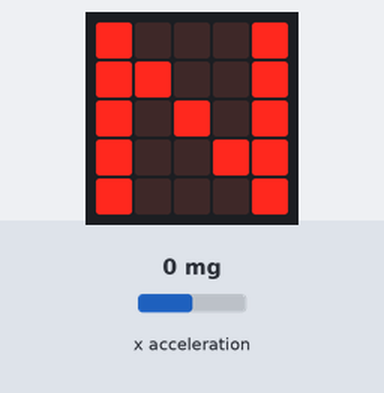
Simulated run of this program. Board: BBC micro:bit (MakeCode). Parts: the board's 5×5 LED display. Inputs (shaded band) come from the test bench; at power-on: x acceleration 0 mg.

Above: at 1.2 s.
1.3 s: x acceleration set to -44 mg
2.8 s: x acceleration set to -54 mg
At 3.4 s:
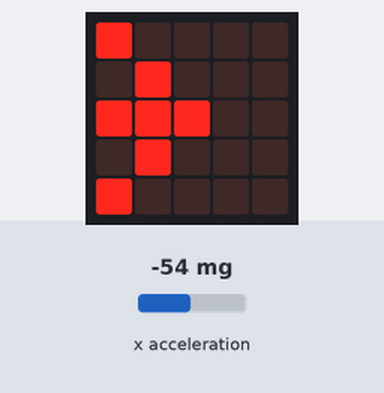
4.4 s: x acceleration set to -750 mg
At 5.8 s:
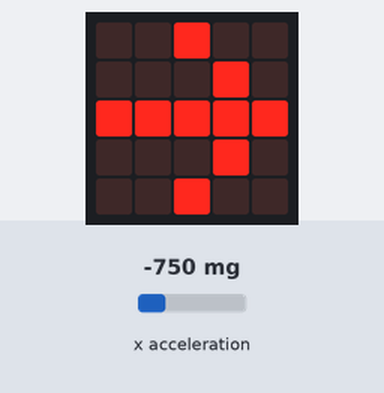
6.1 s: x acceleration set to 750 mg
At 6.6 s:
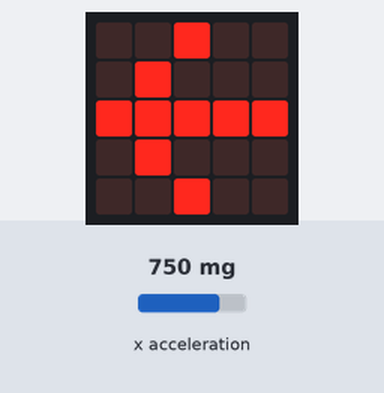
7.8 s: x acceleration set to 417 mg
9.3 s: x acceleration set to 368 mg
At 11.0 s:
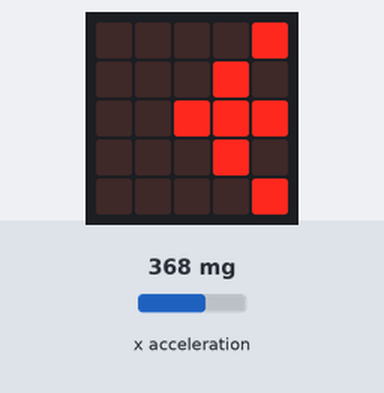
Timing chart, 0 to 12.1 s (numbered marks = the images above; inputs shaded):
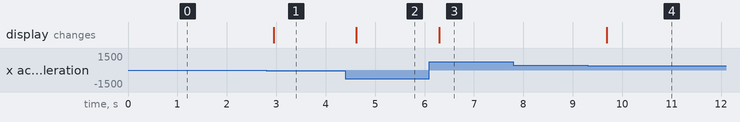

Measured:
- the behaviour switches between -50 and -51 mg on x acceleration (found by bisection; images 0 and 1)
- the behaviour switches between 401 and 400 mg on x acceleration (found by bisection; images 3 and 4)
- after the input at 1.3 s, every drawn part: stays the same
- after the input at 2.8 s, the display: changes after 0.15 s (image 1)
- after the input at 4.4 s, the display: changes after 0.22 s (image 2)
- after the input at 6.1 s, the display: changes after 0.20 s (image 3)
- after the input at 7.8 s, every drawn part: stays the same
- after the input at 9.3 s, the display: changes after 0.38 s (image 4)

The program:

main.ts
```typescript
basic.forever(function () {
    if (input.acceleration(Dimension.X) >= -50 && input.acceleration(Dimension.X) <= 50) {
        basic.showLeds(`
            # . . . #
            # # . . #
            # . # . #
            # . . # #
            # . . . #
            `)
    }
    if (input.acceleration(Dimension.X) > 50 && input.acceleration(Dimension.X) <= 400) {
        basic.showLeds(`
            . . . . #
            . . . # .
            . . # # #
            . . . # .
            . . . . #
            `)
    }
    if (input.acceleration(Dimension.X) > 400 && input.acceleration(Dimension.X) <= 1023) {
        basic.showLeds(`
            . . # . .
            . # . . .
            # # # # #
            . # . . .
            . . # . .
            `)
    }
    if (input.acceleration(Dimension.X) < -50 && input.acceleration(Dimension.X) >= -400) {
        basic.showLeds(`
            # . . . .
            . # . . .
            # # # . .
            . # . . .
            # . . . .
            `)
    }
    if (input.acceleration(Dimension.X) < -400 && input.acceleration(Dimension.X) >= -1023) {
        basic.showLeds(`
            . . # . .
            . . . # .
            # # # # #
            . . . # .
            . . # . .
            `)
    }
})
```

test.ts
```typescript
// aquí va el archivo "tests"; esto no se compilará cuando este paquete se utilice como una extensión.
```
